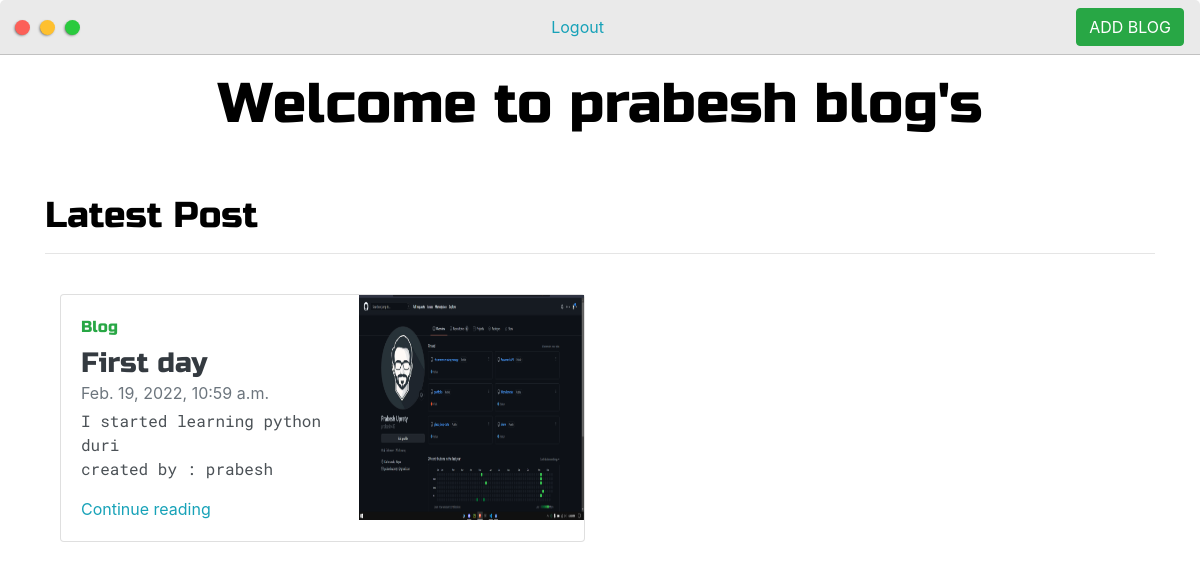
Page /blog/ (signed in) on the committed database.
### blog/models.py (models this page shows, shortened)
class Blog(models.Model):
    title = models.CharField(max_length=50)
    pub_date = models.DateTimeField()
    body = models.CharField(max_length=100)
    image = models.ImageField(upload_to='images/')
    author = models.ForeignKey(User, on_delete=models.CASCADE, default=1)
    def summary(self):
        return self.body[:30]

### blog/views.py (the view)
# urls.py: path('', views.blog , name="blog"),
def blog(request):
    blogs = Blog.objects
    return render(request, 'blog/blog.html', {'blog':blogs})

### blog/templates/blog/blog.html (shortened to what this page needs)
{% load static %}
<!DOCTYPE html>
<html>
<head>
    <link rel="stylesheet" href="https://maxcdn.bootstrapcdn.com/bootstrap/4.0.0/css/bootstrap.min.css">
	<link rel="stylesheet" type="text/css" href="{% static 'base/styles/default.css'%}">
</head>
<body>
	<div class="nav-wrapper">
		<a href="{% url 'home' %}">
			<div class="dots-wrapper">
				<div id="dot-1" class="browser-dot"></div>
				<div id="dot-2" class="browser-dot"></div>
				<div id="dot-3" class="browser-dot"></div>
			</div>
		</a>
    {% if user.is_authenticated %}
			<a class="nav-link" href="{% url 'logout' %}">Logout </a>
        {% else %}
		<ul id="navigation">
			<li><a href="{% url 'signup' %}">Signup</a></li>
			<li><a href="{% url 'login' %}">Login          </a></li>
		</ul>
		{% endif %}
    <a class="nav-link" href="{% url 'upload' %}"><button type="button" class="btn btn-success">ADD BLOG</button> </a>
	</div>
    <main role="main">
        <div class="container">
          <h1 class="text-center pt-3"> Welcome to prabesh blog's</h1>
          <br>
          <br>
          <h2>Latest Post</h2>
          <hr>
          <br>
          {% for blogs in blog.all %}
          <div class="col-md-6">
            <div class="card flex-md-row mb-4 box-shadow h-md-250">
              <div class="card-body d-flex flex-column align-items-start">
                <strong class="d-inline-block mb-2 text-success">Blog</strong>
                <h3 class="mb-0">
                  <a class="text-dark" href="{% url 'detail' blogs.id %}">{{blogs.title}}</a>
                </h3>
                <div class="mb-1 text-muted">{{blogs.pub_date}}</div>
                <p class="card-text mb-auto">{{blogs.summary}}</p>
                <p>created by : {{blogs.author}}</p>
                <a href="{% url 'detail' blogs.id %}">Continue reading</a>
              </div>
              <img class="image-fluid" imageclass="card-img-right flex-auto d-none d-md-block" src="{{blogs.image.url}}" height="225" width="225">
            </div>
          </div>
            {% endfor %}
          </div>
        </main>
</body>
</html>

### base/static/base/styles/default.css (style rules this page uses)
:root { --mainColor:#eaeaea; --secondaryColor:#fff; --borderColor:#c1c1c1; --mainText:black; --secondaryText:#4b5156; --themeDotBorder:#24292e; --previewBg:rgb(251, 249, 243, 0.8); --previewShadow:#f0ead6; --buttonColor:black; }
html, body { padding: 0; margin: 0; scroll-behavior: smooth; }
body * { transition: 0.3s; }
h1, h2, h3, h4, h5, h6, strong { color: var(--mainText); font-family: 'Russo One', sans-serif; font-weight: 500; }
p, li, span, label, input, textarea { color: var(--secondaryText); font-family: 'Roboto Mono', monospace; }
a { text-decoration: none; color:#17a2b8; }
h1 { font-size: 56px; }
h2 { font-size: 36px; }
h3 { font-size: 28px; }
.nav-wrapper { border-radius:5px 5px 0 0; grid-area:nav-wrapper; border-bottom: 1px solid var(--borderColor); display: flex; justify-content: space-between; align-items: center; background-color: var(--mainColor); }
.dots-wrapper { display: flex; padding: 10px; }
#dot-1 { background-color: #FC6058; }
#dot-2 { background-color: #FEC02F; }
#dot-3 { background-color: #2ACA3E; }
.browser-dot { background-color: black; height: 15px; width: 15px; border-radius: 50%; margin: 5px; -webkit-box-shadow: -1px 1px 3px -1px rgba(0,0,0,0.75); -moz-box-shadow: -1px 1px 3px -1px rgba(0,0,0,0.75); box-shadow: -1px 1px 3px -1px rgba(0,0,0,0.75); }

### rows in the picture
Blog: title "First day", pub_date "Feb. 19, 2022, 10:59 a.m.", summary "I started learning python duri", author "prabesh", image (picture)
